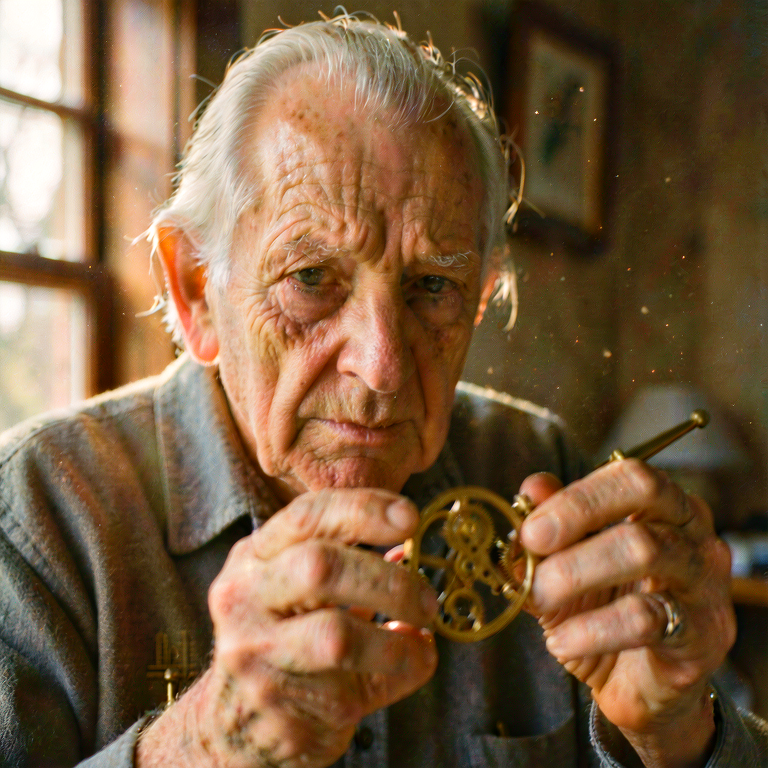
#> input picture cinematic_watchmaker_test.png, 768 x 768 px
$ python encode.py ../cinematic_watchmaker_test.png out.png
#> lines starting #> are read from the running program, lines starting #| are printed output that depends on the picture
"""GPF v0.1 — encoder.

    python encode.py IN.png OUT.gpf [--levels 4] [--quant auto] [--tile 256]

Model: Laplacian pyramid. band[0] = anchor (raw RGB at 1/2^L), band[i] = tiled
quantized residual that lifts band[i-1] to the next resolution. The decoder is
the same function, so any prefix of the file yields a complete image at that level.
"""
from __future__ import annotations

import argparse
import json
import sys
from pathlib import Path

import brotli
import numpy as np
from PIL import Image

MAGIC = b"GPF\x01"
VERSION = 1


def down2(a: np.ndarray) -> np.ndarray:
    h, w, _ = a.shape
    return np.asarray(Image.fromarray(a.astype(np.uint8)).resize((max(1, w // 2), max(1, h // 2)), Image.BILINEAR), dtype=np.float32)


def up2(a: np.ndarray, shape: tuple[int, int]) -> np.ndarray:
    h, w = shape
    return np.asarray(Image.fromarray(a.astype(np.uint8)).resize((w, h), Image.BILINEAR), dtype=np.float32)


def pick_quant(res: np.ndarray, cap: float = 126.0) -> int:
    q = 1
    while np.abs(res).max() / q > cap and q < 64:
        q *= 2
    return q


def pack_delta(res: np.ndarray, quant: int, tile: int) -> tuple[bytes, dict]:
    q = np.clip(np.rint(res / quant), -127, 127).astype(np.int8)
    h, w, _ = q.shape
    rows, cols = (h + tile - 1) // tile, (w + tile - 1) // tile
    index: list[list[int]] = []
    blob = bytearray()
    for ty in range(rows):
        for tx in range(cols):
            sub = q[ty * tile : min(ty + tile, h), tx * tile : min(tx + tile, w)]
            packed = brotli.compress(sub.tobytes(), quality=11)
            index.append([len(blob), len(packed), sub.shape[1], sub.shape[0]])
            blob += packed
    return bytes(blob), {"size": tile, "rows": rows, "cols": cols, "index": index}


def encode(src: Path, dst: Path, levels: int, tile: int, quant_mode: str) -> dict:
#> called with levels = 4, tile = 256, quant_mode = 'auto'
    img = np.asarray(Image.open(src).convert("RGB"), dtype=np.float32)
    H, W, _ = img.shape
#> H = 768; W = 768

    pyr = [img]
    for _ in range(levels):
        pyr.append(down2(pyr[-1]))
#> after the loop, pyr = 5 items
    pyr = pyr[::-1]  # anchor first

    bands: list[dict] = []
    blobs: list[bytes] = []

    anchor = pyr[0].astype(np.uint8)
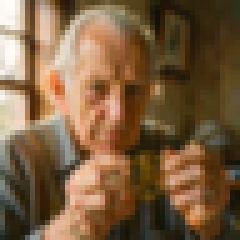
#> anchor: shape (48, 48, 3) (shown 5 times larger); mean of channels 0, 1, 2 122.8, 94.4, 64.7; drawn as R, G, B
    a565 = (anchor.astype(np.uint16) >> np.array([3, 2, 3], dtype=np.uint16)).astype(np.uint16)
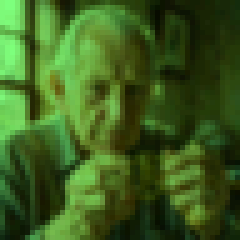
#> a565: shape (48, 48, 3) uint16 (shown 5 times larger); mean of channels 0, 1, 2 14.9, 23.2, 7.6; drawn with min black and max white
    packed565 = ((a565[..., 0] << 11) | (a565[..., 1] << 5) | a565[..., 2]).astype(">u2")
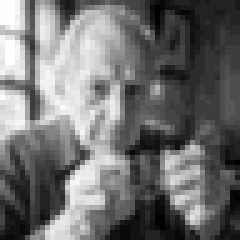
#> packed565: shape (48, 48) >u2 (shown 5 times larger); min 4192, max 65535, mean 31268.1; drawn with min black and max white
    bands.append(
        {"name": "anchor", "w": int(anchor.shape[1]), "h": int(anchor.shape[0]), "codec": "raw-rgb565",
         "kind": "anchor", "len": int(packed565.nbytes)}
    )
    blobs.append(packed565.tobytes())

    for i in range(1, len(pyr)):
        big, small = pyr[i], pyr[i - 1]
        res = big - up2(small, big.shape[:2])
        quant = pick_quant(res) if quant_mode == "auto" else int(quant_mode)
        blob, tinfo = pack_delta(res, quant, tile)
        bands.append(
            {"name": f"detail{i}", "w": int(big.shape[1]), "h": int(big.shape[0]), "codec": "br-delta-i8",
             "kind": "delta", "quant": quant, "clip": float(np.percentile(np.abs(res), 99.99) / quant),
             "len": len(blob), "tile": tinfo}
        )
        blobs.append(blob)
#> this loop made 1 pass
#> (quant, rows in pack_delta, cols in pack_delta) on pass 1: (1, 1, 1)
#> pass 1, in encode, `big, small = pyr[i], pyr[i - 1]`:
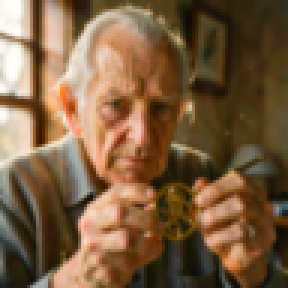
#> big: shape (96, 96, 3) float32 (shown 3 times larger); mean of channels 0, 1, 2 122.7, 94.3, 64.6; drawn as R, G, B
#> pass 1, in encode, `res = big - up2(small, big.shape[:2])`:
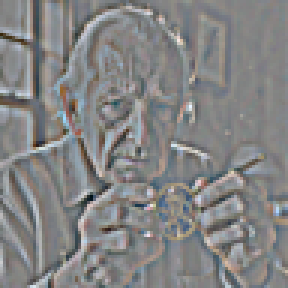
#> res: shape (96, 96, 3) float32 (shown 3 times larger); mean of channels 0, 1, 2 -0.4, -0.4, -0.4; drawn with min black and max white
#> after the loop, bands = 1 item; blobs = 1 item

    off, body = 0, bytearray()
    for b, blob in zip(bands, blobs):
        b["off"] = off
        off += len(blob)
        body += blob

    header = {
        "w": W, "h": H, "colorspace": "srgb", "levels": levels, "tile": tile, "bands": bands,
        "targets": [{"level": k, "w": bands[k]["w"], "h": bands[k]["h"],
                     "bytes": sum(b["len"] for b in bands[: k + 1])} for k in range(len(bands))],
    }
    hj = json.dumps(header, separators=(",", ":")).encode()
    data_off = 14 + len(hj)
    dst.write_bytes(MAGIC + VERSION.to_bytes(2, "little") + len(hj).to_bytes(4, "little") + data_off.to_bytes(4, "little") + hj + bytes(body))
    return header


def main() -> None:
    ap = argparse.ArgumentParser()
    ap.add_argument("src")
    ap.add_argument("dst")
    ap.add_argument("--levels", type=int, default=4)
    ap.add_argument("--tile", type=int, default=256)
    ap.add_argument("--quant", default="auto")
    a = ap.parse_args()
    src, dst = Path(a.src), Path(a.dst)
    header = encode(src, dst, a.levels, a.tile, a.quant)
    print(json.dumps({
        "src": src.name, "srcKB": round(src.stat().st_size / 1024, 1),
        "gpfKB": round(dst.stat().st_size / 1024, 1),
        "targets": header["targets"],
        "quants": [b.get("quant") for b in header["bands"]],
    }, indent=2, ensure_ascii=False))


if __name__ == "__main__":
    sys.exit(main())
#> (the call stopped at in pack_delta, `packed = brotli.compress(sub.tobytes(), quality=11)`: brotli is not available in this run)
